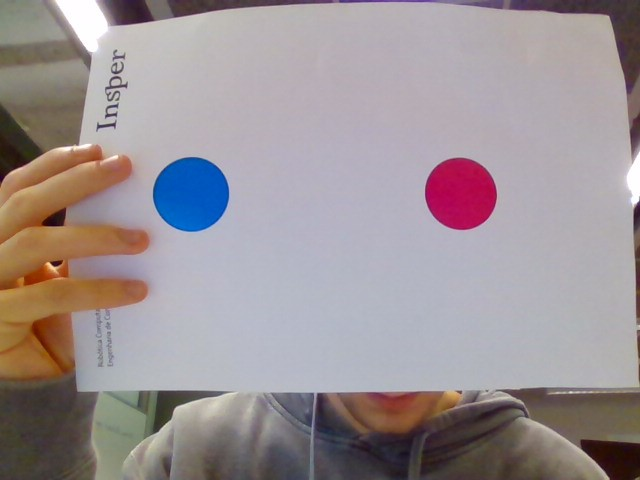
#> input picture aula02/WIN_20200302_08_57_03_Pro.jpg, 640 x 480 px, given in place of the camera
$ python draw_circles_video.py
#> lines starting #> are read from the running program, lines starting #| are printed output that depends on the picture; after the words box and inside, x2 and y2 are one past the last pixel; in counts of white or black regions, pixels touching at a corner belong together
#!/usr/bin/python
# -*- coding: utf-8 -*-

__author__      = "Matheus Dib, Fabio de Miranda"


import cv2
import numpy as np
from matplotlib import pyplot as plt
import time

# If you want to open a video, just change v2.VideoCapture(0) from 0 to the filename, just like below
#cap = cv2.VideoCapture('hall_box_battery.mp4')

# Parameters to use when opening the webcam.
cap = cv2.VideoCapture(0)
cap.set(cv2.CAP_PROP_FRAME_WIDTH, 640)
cap.set(cv2.CAP_PROP_FRAME_HEIGHT, 480)

lower = 0
upper = 1

print("Press q to QUIT")

# Returns an image containing the borders of the image
# sigma is how far from the median we are setting the thresholds
def auto_canny(image, sigma=0.33):
    # compute the median of the single channel pixel intensities
    v = np.median(image)

    # apply automatic Canny edge detection using the computed median
    lower = int(max(0, (1.0 - sigma) * v))
    upper = int(min(255, (1.0 + sigma) * v))
    edged = cv2.Canny(image, lower, upper)

    # return the edged image
    return edged


while(True):
    # Capture frame-by-frame
    ret, frame = cap.read()
#> frame is the input picture: shape (480, 640, 3); mean B, G, R 149.2, 146.4, 156.1

    # Convert the frame to grayscale
    gray = cv2.cvtColor(frame, cv2.COLOR_BGR2GRAY)
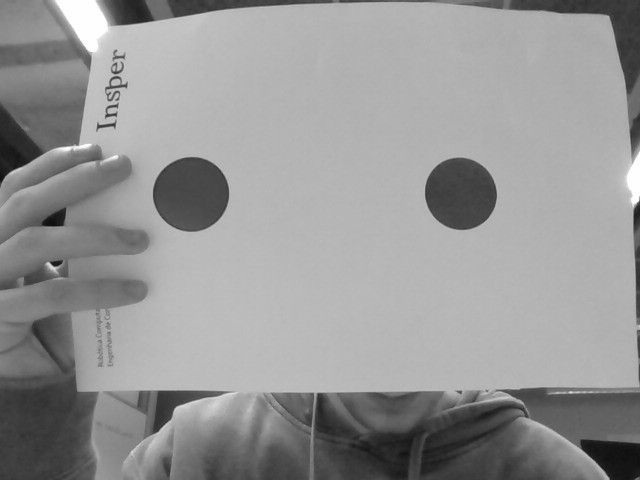
#> gray: shape (480, 640); min 13, max 255, mean 149.6
    # A gaussian blur to get rid of the noise in the image
    blur = cv2.GaussianBlur(gray,(5,5),0)
    #blur = gray
    # Detect the edges present in the image
    bordas = auto_canny(blur)
#> in auto_canny, `v = np.median(image)`: v = 176
#> in auto_canny, `lower = int(max(0, (1.0 - sigma) * v))`: lower = 117
#> in auto_canny, `upper = int(min(255, (1.0 + sigma) * v))`: upper = 234
#> in auto_canny, `edged = cv2.Canny(image, lower, upper)`:
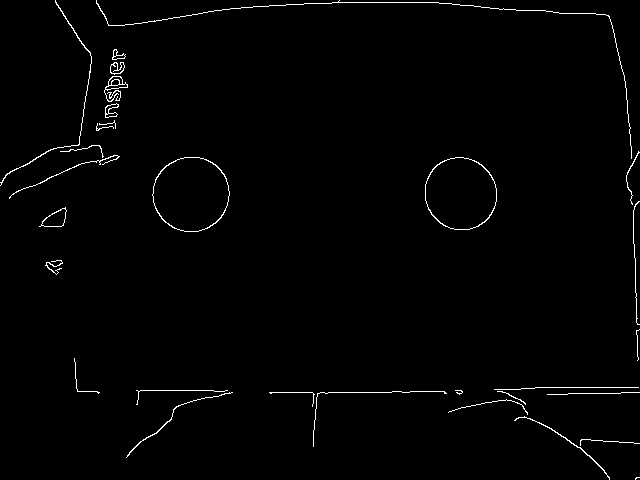
#> edged: shape (480, 640); 1.2% white in thin lines or dots


    circles = []


    # Obtains a version of the edges image where we can draw in color
    bordas_color = cv2.cvtColor(bordas, cv2.COLOR_GRAY2BGR)
#> bordas_color: shape (480, 640, 3); 1.2% white in thin lines or dots

    # HoughCircles - detects circles using the Hough Method. For an explanation of
    # param1 and param2 please see an explanation here http://www.pyimagesearch.com/2014/07/21/detecting-circles-images-using-opencv-hough-circles/
    circles = None
    circles=cv2.HoughCircles(bordas,cv2.HOUGH_GRADIENT,2,40,param1=50,param2=100,minRadius=5,maxRadius=60)
#> circles = [[459, 193, 35.8], [191, 195, 37.2]]

    if circles is not None:
        circles = np.uint16(np.around(circles))
#> circles = [[459, 193, 36], [191, 195, 37]]
        circles = circles[0]
        for i in circles:
            print(i)
            # draw the outer circle
            # cv2.circle(img, center, radius, color[, thickness[, lineType[, shift]]])
            cv2.circle(bordas_color,(i[0],i[1]),i[2],(0,255,0),2)
            # draw the center of the circle
            cv2.circle(bordas_color,(i[0],i[1]),2,(0,0,255),3)

            if len(circles) > 1:
                circulo1 = circles[0]
                circulo2 = circles[1]
            else:
                circulo1 = circles[0]
                circulo2 = circulo1


            try:
                cv2.line(bordas_color,(circulo1[0], circulo1[1]), (circulo2[0], circulo2[1]), (0,0,255), 3)

            except:
                pass
#> this loop made 2 passes
#> (circulo1, circulo2) on passes 1 to 2: ([459, 193, 36], [191, 195, 37]), ([459, 193, 36], [191, 195, 37])
#| [459 193  36]
#| [191 195  37]
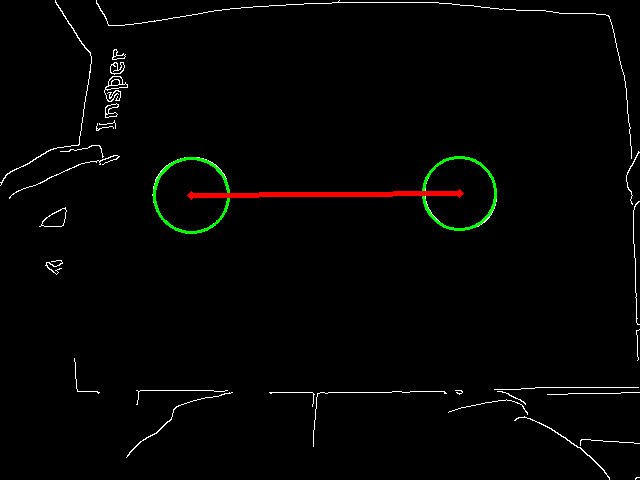
#> bordas_color: shape (480, 640, 3); mean B, G, R 2.7, 3.9, 3.9


    font = cv2.FONT_HERSHEY_SIMPLEX
#> font = 0
    cv2.putText(bordas_color,'Press q to quit',(0,50), font, 1,(255,255,255),2,cv2.LINE_AA)
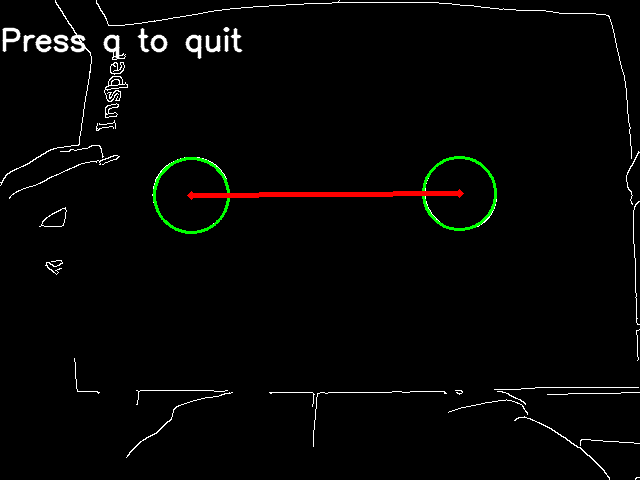
#> bordas_color: shape (480, 640, 3); 0.78% of pixels changed, all inside (x1, y1, x2, y2) = (2, 27, 243, 60)

    #More drawing functions @ http://docs.opencv.org/2.4/modules/core/doc/drawing_functions.html

    # Display the resulting frame
    cv2.imshow('Detector de circulos',bordas_color)
    if cv2.waitKey(1) & 0xFF == ord('q'):
#> (key q is pressed here)
        break

#  When everything done, release the capture
cap.release()
cv2.destroyAllWindows()

$ run again, on aula02/WIN_20200302_11_06_57_Pro.jpg
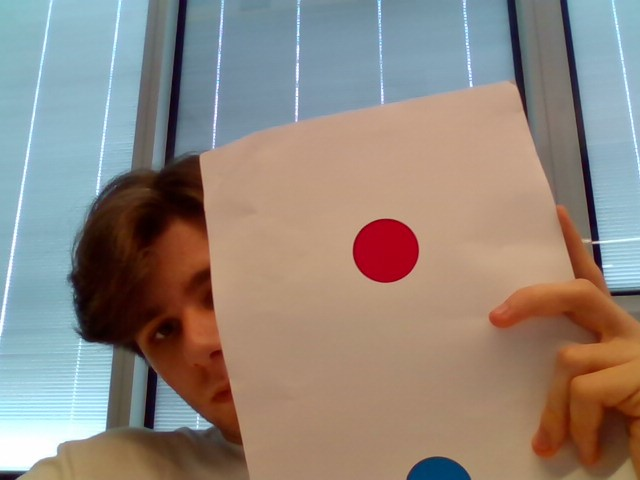
#> input picture aula02/WIN_20200302_11_06_57_Pro.jpg, 640 x 480 px, given in place of the camera
#> frame is the input picture: shape (480, 640, 3); mean B, G, R 125, 133.8, 145
#> v = 147
#> lower = 98
#> upper = 195
#> edged: shape (480, 640); 1.6% white in thin lines or dots
#> `circles=cv2.HoughCircles(bordas,cv2.HOUGH_GRADIENT,2,40,param1=50,para..`: circles = [[385, 249, 31.8]]
#> `circles = np.uint16(np.around(circles))`: circles = [[385, 249, 32]]
#> the loop `for i in circles:` made 1 pass
#> (printed output is left out)
#> after the loop `for i in circles:`:
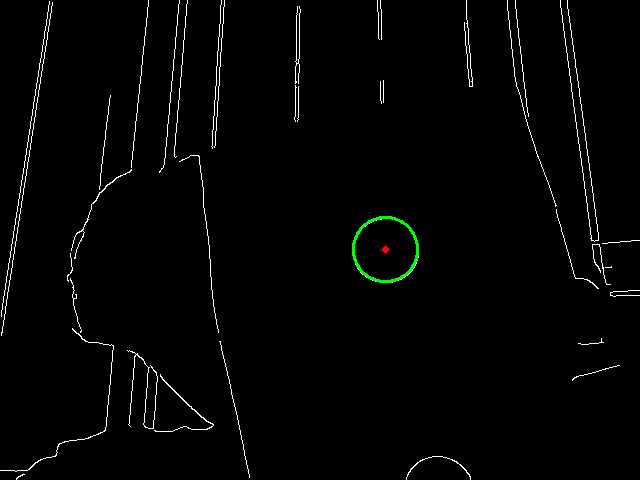
#> bordas_color: shape (480, 640, 3); mean B, G, R 3.9, 4.4, 3.9
#> font = 0
#> `cv2.putText(bordas_color,'Press q to quit',(0,50), font, 1,(255,255,25..`:
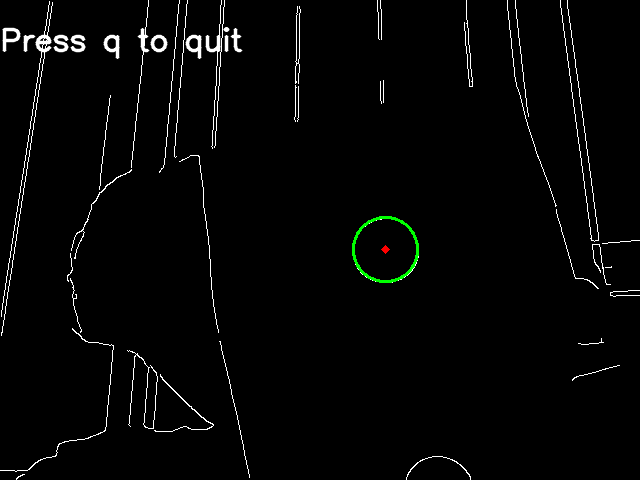
#> bordas_color: shape (480, 640, 3); 0.77% of pixels changed, all inside (x1, y1, x2, y2) = (2, 27, 243, 60)

$ run again, on aula02/WIN_20200302_15_19_09_Pro.jpg
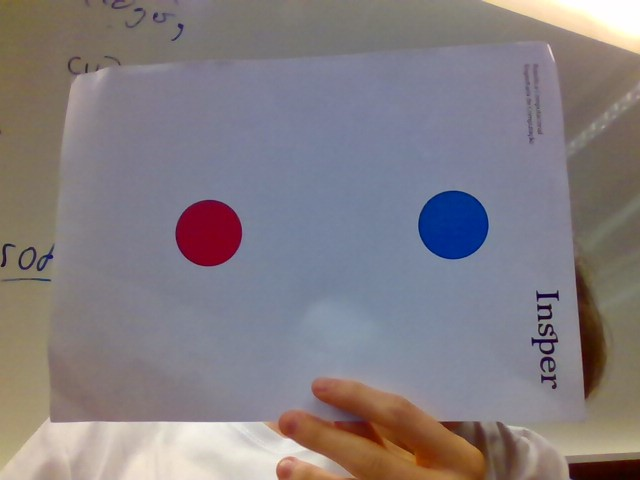
#> input picture aula02/WIN_20200302_15_19_09_Pro.jpg, 640 x 480 px, given in place of the camera
#> frame is the input picture: shape (480, 640, 3); mean B, G, R 129.2, 125.1, 131.7
#> v = 129
#> lower = 86
#> upper = 171
#> in auto_canny, `edged = cv2.Canny(image, lower, upper)`:
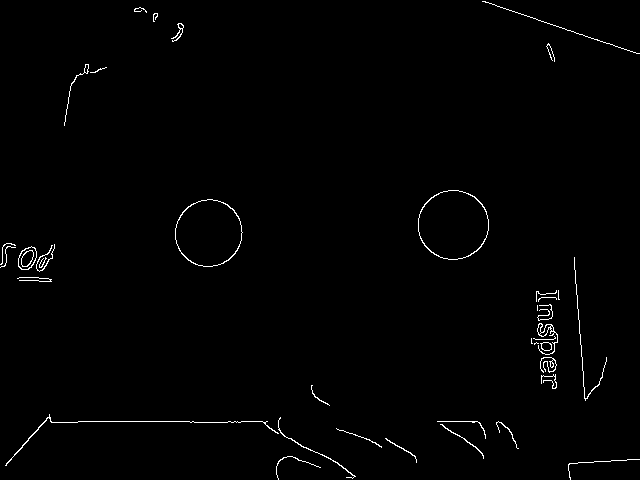
#> edged: shape (480, 640); 0.98% white in thin lines or dots
#> `circles=cv2.HoughCircles(bordas,cv2.HOUGH_GRADIENT,2,40,param1=50,para..`: circles = [[453, 223, 34.2], [209, 233, 32.4]]
#> `circles = np.uint16(np.around(circles))`: circles = [[453, 223, 34], [209, 233, 32]]
#> the loop `for i in circles:` made 2 passes
#> (circulo1, circulo2) on passes 1 to 2: ([453, 223, 34], [209, 233, 32]), ([453, 223, 34], [209, 233, 32])
#> (printed output is left out)
#> font = 0
#> `cv2.putText(bordas_color,'Press q to quit',(0,50), font, 1,(255,255,25..`:
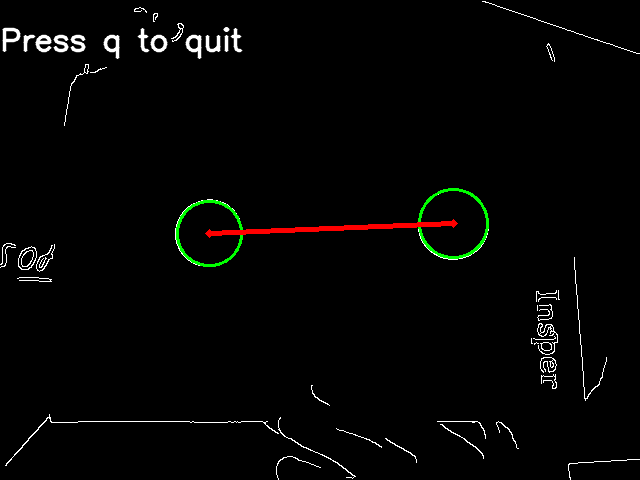
#> bordas_color: shape (480, 640, 3); mean B, G, R 3.6, 4.7, 4.7
